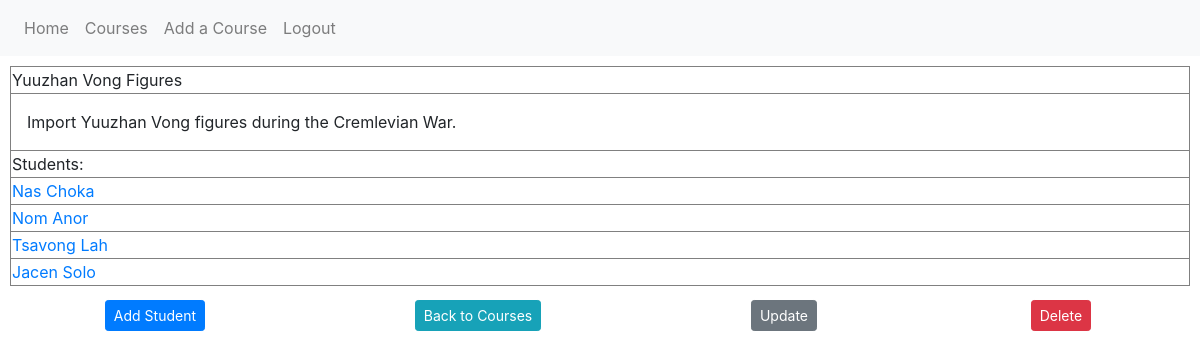
The app's page /course/1 (signed in) with its own data.
### guide_and_teach/models.py (models this page shows, shortened)
class Course(db.Model):
    id = db.Column(db.Integer, primary_key=True)
    course_title = db.Column(db.String(100), nullable=False)
    course_desc = db.Column(db.Text, nullable=False)
    user_id = db.Column(db.Integer, db.ForeignKey('user.id'), nullable=False)
    student = db.relationship('Student', backref='course', lazy=True)

class Student(db.Model):
    id = db.Column(db.Integer, primary_key=True)
    user_id = db.Column(db.Integer, db.ForeignKey('user.id'))
    course_id = db.Column(db.Integer, db.ForeignKey('course.id'))
    student_name = db.Column(db.String(50))
    teacher = db.relationship('User', backref="user")
    courses = db.relationship('Course', backref="course")
    grade = db.relationship('Grade', backref="student", lazy=True)

### guide_and_teach/routes.py (the view)
@app.route('/course/<int:course_id>', methods=['GET','POST'])
@login_required
def single_course(course_id):
    course = Course.query.get_or_404(course_id)
    if course.user != current_user:
        abort(403)
    students = Student.query.all()
    return render_template('single_course.html', title='Course', course=course, students=students)

### guide_and_teach/models.py (called while the page is built)
@login_manager.user_loader
def load_user(user_id):
    return User.query.get(int(user_id))

### guide_and_teach/templates/single_course.html (shortened to what this page needs)
{% extends "layout.html" %}
{% block content %}
        <article>
            <table class="yes">
                <thead>
                    <tr>
                        <td>{{ course.course_title }}</td>
                    </tr>
                    <tr>
                        <td>
                            <p>{{ course.course_desc }}</p>
                        </td>
                    </tr>
                </thead>
                <tbody>
                    <tr>
                        <td>Students:</td>
                    </tr>
                    {% for student in students %}
                    {% if student.course == course %}
                    <tr>
                        <td><a href="{{ url_for('single_student', student_id=student.id, course_id=course.id) }}">{{ student.student_name }}</a></td>
                    </tr>
                    {% endif %}
                    {% endfor %}
                </tbody>
            </table>
            {% if course.user == current_user %}
            <div class="ralph">
                <a class="btn btn-primary btn-sm mt-1 mb-1" href="{{ url_for('add_student', course_id=course.id) }}">Add Student</a>
                <a class="btn btn-info btn-sm mt-1 mb-1" href="{{ url_for('course_home') }}">Back to Courses</a>
                <a class="btn btn-secondary btn-sm mt-1 mb-1" href="{{ url_for('update_course', course_id=course.id)}}">Update</a>
                <button type="button" class="btn btn-danger btn-sm m-1" data-toggle="modal" data-target="#deleteModal">Delete</button>
            </div>
            {% endif %}
        </article>
{% endblock content %}

### guide_and_teach/static/style.css (style rules this page uses)
p { padding: 10px; margin: 5px; }
article { display: flex; flex-direction: column; }
table { border: 1px solid black; margin: 10px; }
thead { border: 1px solid black; margin: 5px; }
tr { border: 1px solid black ; }
td { border: .5px solid grey; margin-left: 2px; margin-right: 2px; }
.ralph { display: flex; justify-content: space-around; }

### records on screen
Course: course_title "Yuuzhan Vong Figures", course_desc "Import Yuuzhan Vong figures during the Cremlevian War."
Student: student_name "Nas Choka"
Student: student_name "Nom Anor"
Student: student_name "Tsavong Lah"
Student: student_name "Jacen Solo"
